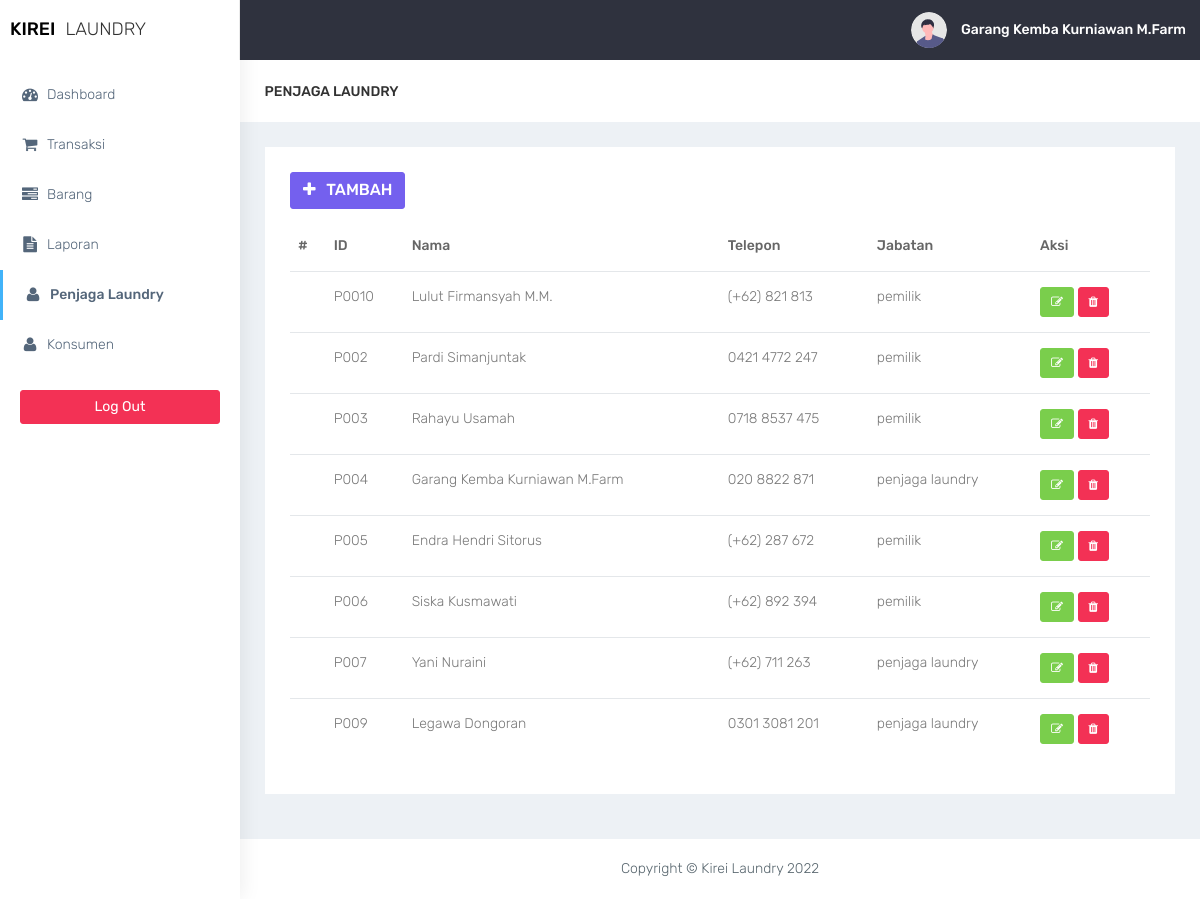
/penjaga-laundry/penjaga-laundry.php (signed in), run on an earlier commit of the app's database.
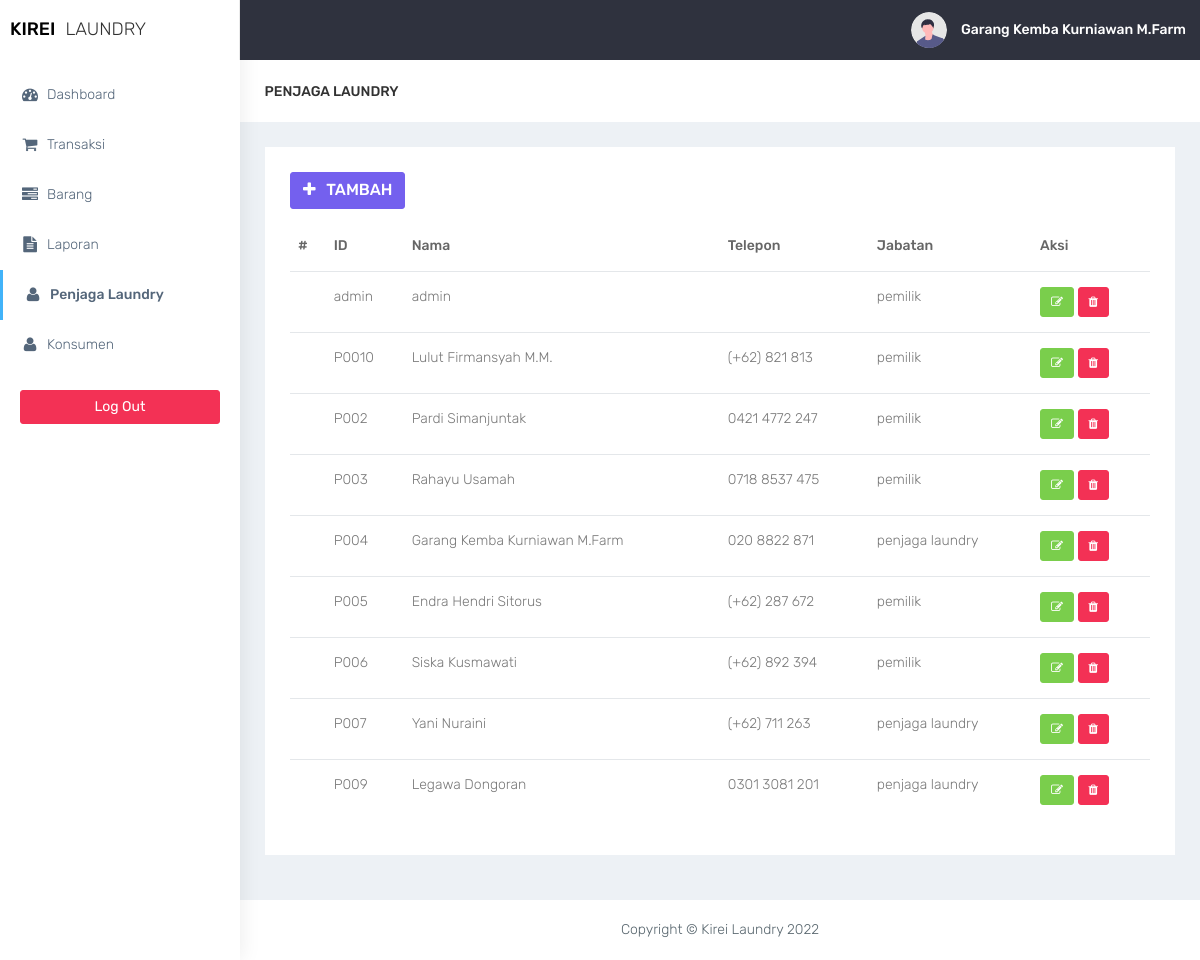
And on a later commit of the database.
### tables this page shows
CREATE TABLE `pegawai` (
  `id_pegawai` varchar(5) NOT NULL,
  `nm_pegawai` varchar(30) DEFAULT NULL,
  `no_tlp` varchar(13) DEFAULT NULL,
  `jabatan` enum('pemilik','penjaga laundry') DEFAULT NULL,
  `password` varchar(20) DEFAULT NULL
);

### penjaga-laundry/penjaga-laundry.php (the view, shortened to what this page needs)
<?php
require '../functions.php';
require '../layout/layout_header.php';
?>
<div class="container-fluid">
    <div class="row bg-title">
        <div class="col-lg-3 col-md-4 col-sm-4 col-xs-12">
            <h4 class="page-title">Penjaga Laundry</h4>
        </div>
    </div>
    <div class="row">
        <div class="col-md-12 col-lg-12 col-sm-12">
            <div class="white-box">
                <div class="row">
                    <div class="col-md-6">
                        <a href="penjaga-tambah.php" class="btn btn-primary box-title"><i class="fa fa-plus fa-fw"></i> Tambah</a>
                    </div>
                </div>
                <?php
                if ($conn->connect_errno == 0) {
                    $sql = "SELECT id_pegawai, nm_pegawai, no_tlp, jabatan FROM pegawai";
                    $res = $conn->query($sql);
                    if ($res) {
                ?>
                        <div class="table-responsive">
                            <table class="table" id="table">
                                <thead>
                                    <tr>
                                        <th>#</th>
                                        <th>ID</th>
                                        <th>Nama</th>
                                        <th>Telepon</th>
                                        <th>Jabatan</th>
                                        <th>Aksi</th>
                                    </tr>
                                </thead>
                                <tbody>
                                    <?php
                                    $data = $res->fetch_all(MYSQLI_ASSOC);
                                    foreach ($data as $row) {
                                    ?>
                                        <tr>
                                            <td></td>
                                            <td><?= $row['id_pegawai']; ?></td>
                                            <td><?= $row['nm_pegawai']; ?></td>
                                            <td><?= $row['no_tlp']; ?></td>
                                            <td><?= $row['jabatan']; ?></td>
                                            <td>
                                                <a href="penjaga-form-edit.php?id_pegawai=<?php echo $row["id_pegawai"]; ?>" class="btn btn-success btn-sm" title="Ubah">
                                                    <i class="fa fa-pencil-square-o"></i>
                                                </a>
                                                <a href="penjaga-hapus.php?id_pegawai=<?php echo $row["id_pegawai"];?>"  class="btn btn-danger btn-sm delete-data">
                                                    <i class="fa fa-trash"></i>
                                                </a>
                                            </td>
                                        </tr>
                                    <?php
                                    }
                                    ?>
                                </tbody>
                            </table>
                    <?php
                    } else
                        echo "Gagal Eksekusi SQL" . (DEVELOPMENT ? " : " . $conn->error : "") . "<br>";
                } else
                    echo "Gagal koneksi" . (DEVELOPMENT ? " : " . $conn->connect_error : "") . "<br>";
                    ?>
                        </div>
            </div>
        </div>
    </div>
</div>
<?php
require '../layout/layout_footer.php';
?>

What changed in the data, as far as the page shows it:
added pegawai: id_pegawai "admin", nm_pegawai "admin", jabatan "pemilik"
